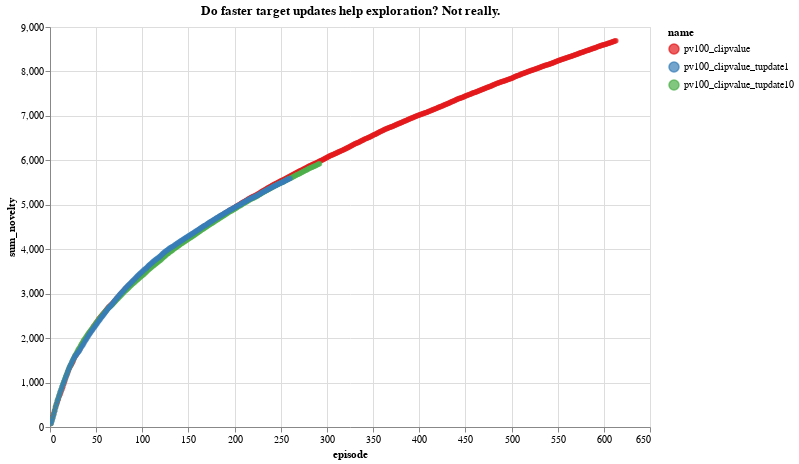

The notebook cell this image was saved under:
### Code cell
jobs = [
    'pv100_clipvalue',
    'pv100_clipvalue_tupdate10',
    'pv100_clipvalue_tupdate1',
]
data = pd.concat([load_jobs(j) for j in jobs], sort=False)

subset = data
subset = subset[subset['eval'] == False]
subset = subset[subset['episode'] <= 1000]
chart = alt.Chart(subset, title="Do faster target updates help exploration? Not really.").mark_line().encode(
    x='episode',
    y='sum_novelty:Q',
    color='name',
    detail='eval',
    tooltip=['episode', 'score', 'novelty_score']
).transform_window(
    sum_novelty='sum(novelty_score)',
    frame=[None, 0],
    groupby=['name']
).transform_window(
    rolling_mean_score='mean(score)',
    frame=[-5, 0],
    groupby=['name']
).transform_window(
    rolling_mean_novelty='mean(novelty_score)',
    frame=[-5, 0],
    groupby=['name']
)

chart + chart.mark_circle().encode().interactive()

### Figure 1 — Vega-Lite specification as saved in the notebook (floating-point values rounded to 4 significant figures; data arrays with more than 128 entries replaced by an {"elided": "..."} marker saying what was removed)
{"config": {"view": {"height": 400, "width": 600}, "range": {"category": {"scheme": "set1"}, "ordinal": {"scheme": "set1"}}, "legend": {"labelLimit": 0}, "background": "white"}, "layer": [{"mark": "line", "encoding": {"color": {"type": "nominal", "field": "name"}, "detail": {"type": "nominal", "field": "eval"}, "tooltip": [{"type": "quantitative", "field": "episode"}, {"type": "quantitative", "field": "score"}, {"type": "quantitative", "field": "novelty_score"}], "x": {"type": "quantitative", "field": "episode"}, "y": {"type": "quantitative", "field": "sum_novelty"}}, "title": "Do faster target updates help exploration? Not really.", "transform": [{"window": [{"op": "sum", "field": "novelty_score", "as": "sum_novelty"}], "frame": [null, 0], "groupby": ["name"]}, {"window": [{"op": "mean", "field": "score", "as": "rolling_mean_score"}], "frame": [-5, 0], "groupby": ["name"]}, {"window": [{"op": "mean", "field": "novelty_score", "as": "rolling_mean_novelty"}], "frame": [-5, 0], "groupby": ["name"]}]}, {"mark": "circle", "encoding": {"color": {"type": "nominal", "field": "name"}, "detail": {"type": "nominal", "field": "eval"}, "tooltip": [{"type": "quantitative", "field": "episode"}, {"type": "quantitative", "field": "score"}, {"type": "quantitative", "field": "novelty_score"}], "x": {"type": "quantitative", "field": "episode"}, "y": {"type": "quantitative", "field": "sum_novelty"}}, "selection": {"selector178": {"type": "interval", "bind": "scales", "encodings": ["x", "y"]}}, "title": "Do faster target updates help exploration? Not really.", "transform": [{"window": [{"op": "sum", "field": "novelty_score", "as": "sum_novelty"}], "frame": [null, 0], "groupby": ["name"]}, {"window": [{"op": "mean", "field": "score", "as": "rolling_mean_score"}], "frame": [-5, 0], "groupby": ["name"]}, {"window": [{"op": "mean", "field": "novelty_score", "as": "rolling_mean_novelty"}], "frame": [-5, 0], "groupby": ["name"]}]}], "data": {"name": "data-954a12d0bae58a0cdc1f26c55a59aa08"}, "$schema": "https://vega.github.io/schema/vega-lite/v4.8.1.json", "datasets": {"data-954a12d0bae58a0cdc1f26c55a59aa08": {"elided": "1165 records"}}}
